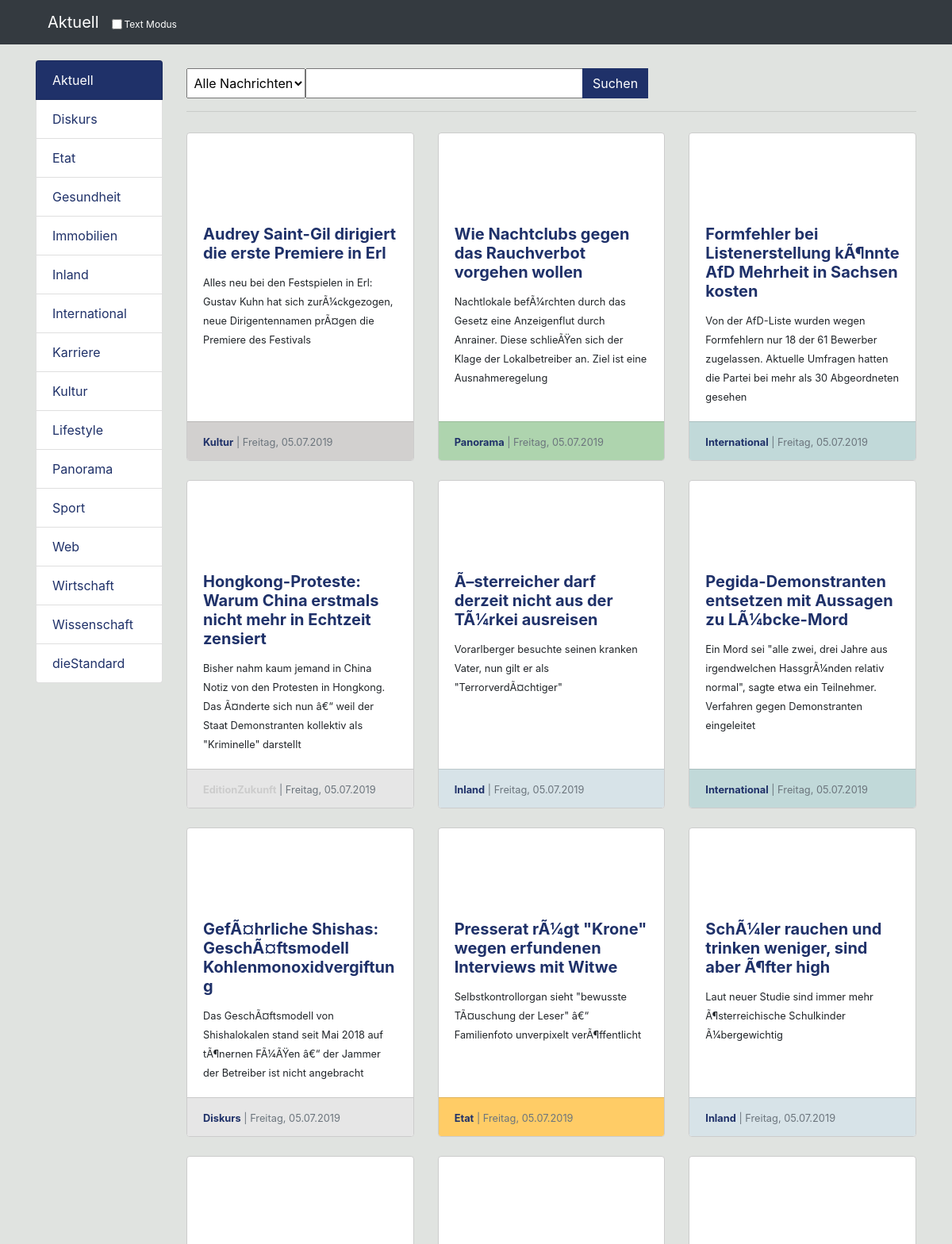
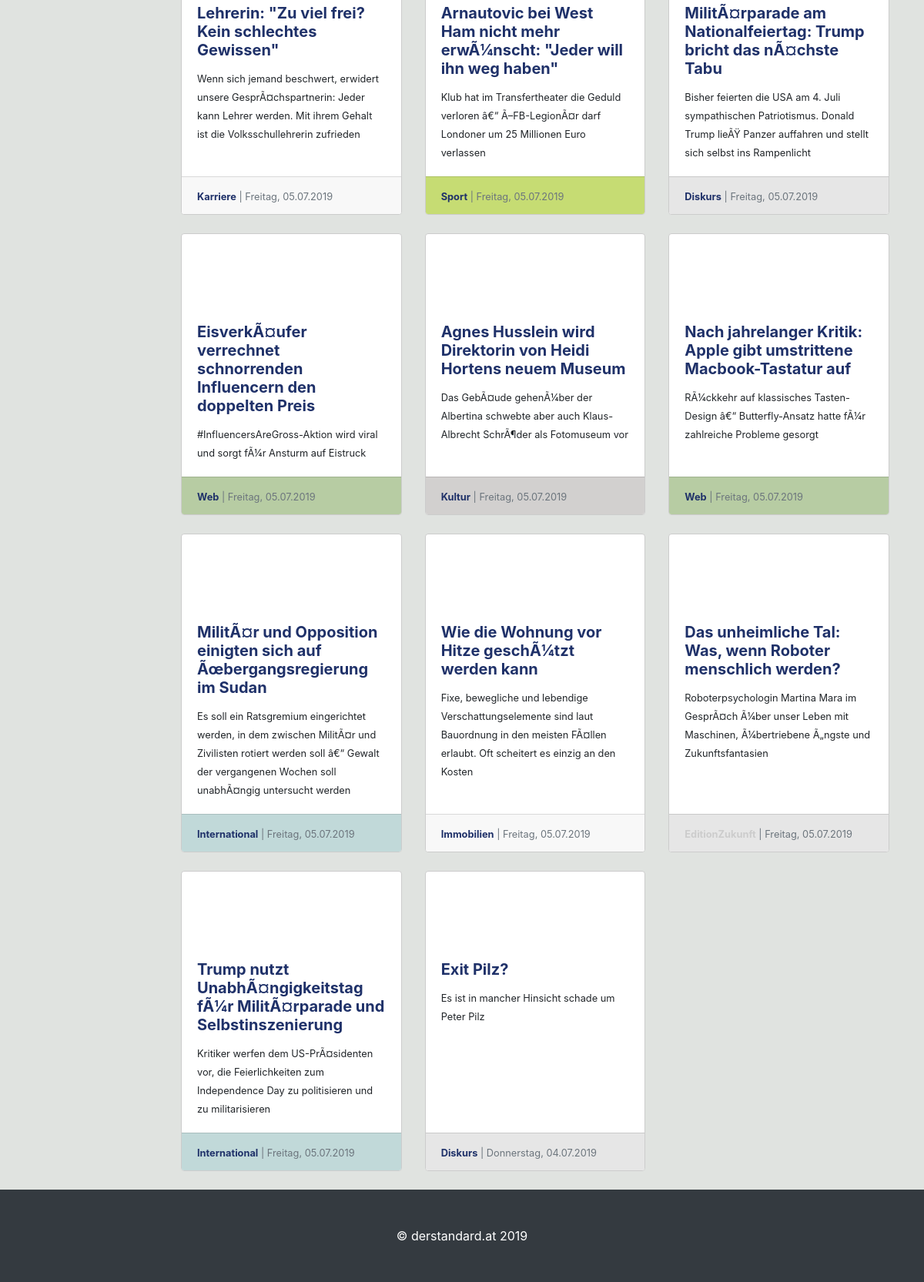
Before: / with the older database file (2 pictures, top to bottom).
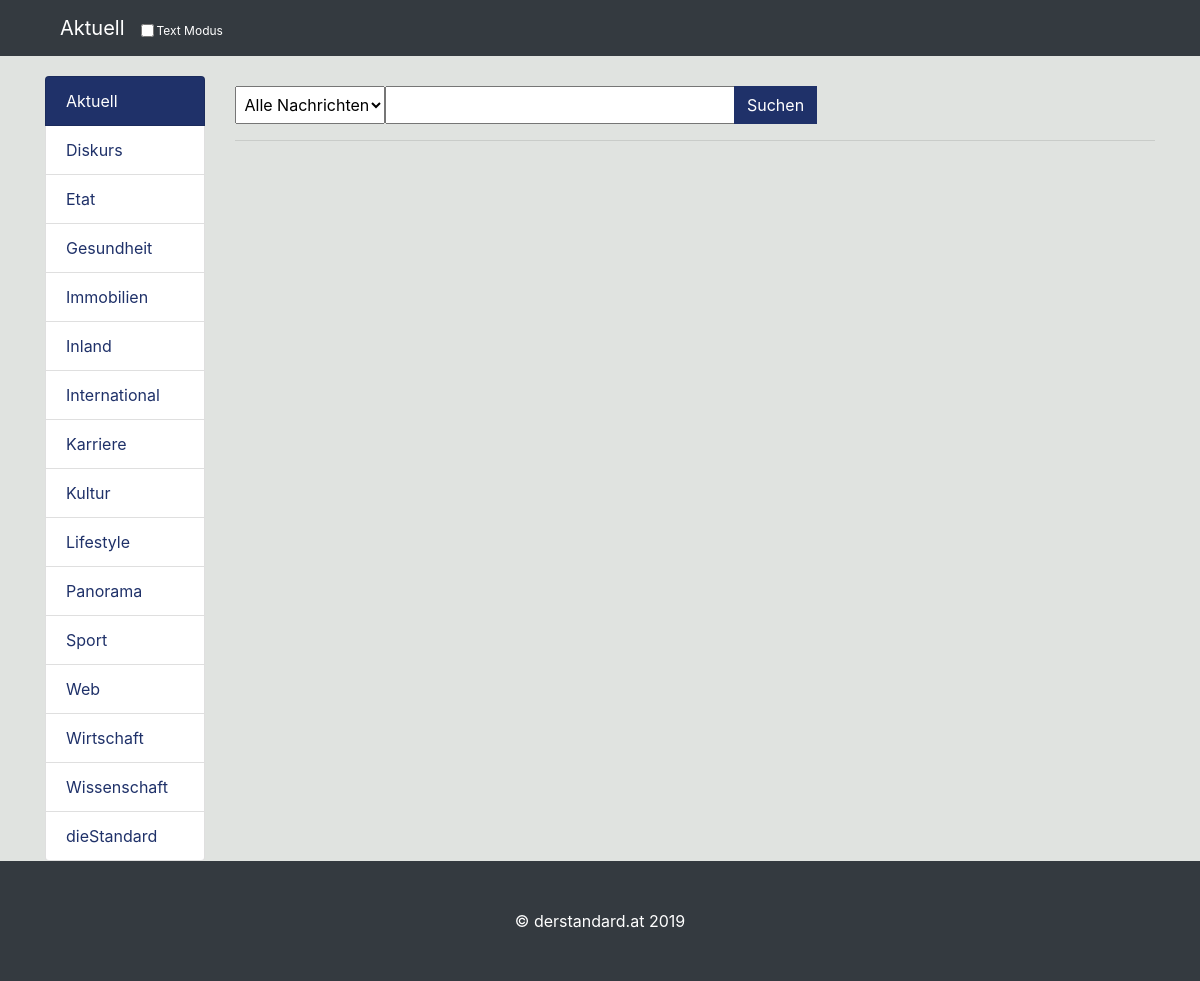
After: the same page with the newer database file.
### tables this page shows
CREATE TABLE IF NOT EXISTS `top_news` (
  `id` int(11) NOT NULL AUTO_INCREMENT,
  `category` varchar(255) NOT NULL,
  `title` varchar(255) NOT NULL,
  `description` text NOT NULL,
  `image` varchar(255) NOT NULL,
  `link` varchar(255) NOT NULL,
  `pubdate` varchar(255) NOT NULL,
  `date` varchar(255) NOT NULL,
  `timestamp` int(11) NOT NULL,
  `news_id` varchar(255) NOT NULL,
  PRIMARY KEY (`id`)
);

### index.php (the view, shortened to what this page needs)
<?php
	include("parser/config.php");
	$kategorie = $_REQUEST['kategorie'];
	$textmode = $_REQUEST['textmode'];
	$rubric_desc_sql = strtolower($kategorie);
	$limit = "104";
	if($kategorie != "Diskurs" and
	$kategorie != "Etat" and
	$kategorie != "Gesundheit" and
	$kategorie != "Immobilien" and
	$kategorie != "Inland" and
	$kategorie != "International" and
	$kategorie != "Karriere" and
	$kategorie != "Kultur" and
	$kategorie != "Lifestyle" and
	$kategorie != "Panorama" and
	$kategorie != "Sport" and
	$kategorie != "Web" and
	$kategorie != "Wirtschaft" and
	$kategorie != "Wissenschaft" and
	$kategorie != "dieStandard")
	{ $kategorie = ""; }
	if($kategorie == ""){ $rubric_desc_sql = "top_news"; $limit = "104"; }
	$sql_0 = "SELECT * FROM `".$rubric_desc_sql."` ORDER BY `timestamp` DESC LIMIT 0,".$limit." ";
	if ($result_0 = mysqli_query($dbmysqli,$sql_0))
	{
	while ($obj = mysqli_fetch_object($result_0)){
	$day_desc = date("l", $obj->timestamp);
	$day_desc = str_replace("Monday", "Montag", $day_desc);
	$day_desc = str_replace("Tuesday", "Dienstag", $day_desc);
	$day_desc = str_replace("Wednesday", "Mittwoch", $day_desc);
	$day_desc = str_replace("Thursday", "Donnerstag", $day_desc);
	$day_desc = str_replace("Friday", "Freitag", $day_desc);
	$day_desc = str_replace("Saturday", "Samstag", $day_desc);
	$day_desc = str_replace("Sunday", "Sonntag", $day_desc);
	$card_bg_color = "#FFFFFF";
	if($kategorie == "")
	{
	if($obj->category == "Diskurs"){ $card_bg_color = "#E6E6E6"; }
	if($obj->category == "Etat"){ $card_bg_color = "#FFCC66"; }
	if($obj->category == "EditionZukunft"){ $card_bg_color = "#E6E6E6"; }
	if($obj->category == "Immobilien"){ $card_bg_color = "#F8F8F8"; }
	if($obj->category == "Inland"){ $card_bg_color = "#D7E3E8"; }
	if($obj->category == "International"){ $card_bg_color = "#C1D9D9"; }
	if($obj->category == "Karriere"){ $card_bg_color = "#F8F8F8"; }
	if($obj->category == "Kultur"){ $card_bg_color = "#D2D0CF"; }
	if($obj->category == "Panorama"){ $card_bg_color = "#AED4AE"; }
	if($obj->category == "Sport"){ $card_bg_color = "#C6DC73"; }
	if($obj->category == "Web"){ $card_bg_color = "#B7CCA3"; }
	}
	if(!isset($content_items) or $content_items == ""){ $content_items = ""; }
	if($obj->category == "EditionZukunft"){ $cat_link = "<strong style=\"color:#ccc;\">".$obj->category."</strong>";
	} else {
	$cat_link = "<strong><a href=\"./?kategorie=".$obj->category."\">".$obj->category."</a></strong>";
	}
	if($textmode != "1")
	{
	$content_items = $content_items.'
	<div class="col-sm-6 col-md-4 col-lg-4 mb-4">
		<div id="'.$obj->id.'" class="card h-100">
		<div class="spacer_10"></div>
		  <div align="center" class="img-container">
		  <a href="'.$obj->link.'" target="_blank">
		  <img src="'.$obj->image.'" alt=""></a>
		  </div>
		  <div class="card-body">
			<h5 class="card-title">
			  <strong><a href="'.$obj->link.'" target="_blank">'.$obj->title.'</a></strong>
			</h5>
			<small>'.$obj->description.'</small>
		  </div>
		  <div class="card-footer" style="background-color:'.$card_bg_color.';">
			<small class="text-muted">'.$cat_link.' | '.$day_desc.', '.$obj->date.'</small>
		  </div>
		</div>
	  </div>
	';
	}
	}
	}
	if($kategorie == ""){ $active0 = "active"; } else { $active0 = ""; }
	if(preg_match("/\bdiskurs\b/i", $kategorie)){ $active1 = "active"; } else { $active1 = ""; }
	if(preg_match("/\betat\b/i", $kategorie)){ $active2 = "active"; } else { $active2 = ""; }
	if(preg_match("/\bgesundheit\b/i", $kategorie)){ $active3 = "active"; } else { $active3 = ""; }
	if(preg_match("/\bimmobilien\b/i", $kategorie)){ $active4 = "active"; } else { $active4 = ""; }
	if(preg_match("/\binland\b/i", $kategorie)){ $active5 = "active"; } else { $active5 = ""; }
	if(preg_match("/\binternational\b/i", $kategorie)){ $active6 = "active"; } else { $active6 = ""; }
	if(preg_match("/\bkarriere\b/i", $kategorie)){ $active7 = "active"; } else { $active7 = ""; }
	if(preg_match("/\bkultur\b/i", $kategorie)){ $active8 = "active"; } else { $active8 = ""; }
	if(preg_match("/\blifestyle\b/i", $kategorie)){ $active9 = "active"; } else { $active9 = ""; }
	if(preg_match("/\bpanorama\b/i", $kategorie)){ $active10 = "active"; } else { $active10 = ""; }
	if(preg_match("/\bsport\b/i", $kategorie)){ $active11 = "active"; } else { $active11 = ""; }
	if(preg_match("/\bweb\b/i", $kategorie)){ $active12 = "active"; } else { $active12 = ""; }
	if(preg_match("/\bwirtschaft\b/i", $kategorie)){ $active13 = "active"; } else { $active13 = ""; }
	if(preg_match("/\bwissenschaft\b/i", $kategorie)){ $active14 = "active"; } else { $active14 = ""; }
	if(preg_match("/\bdiestandard\b/i", $kategorie)){ $active15 = "active"; } else { $active15 = ""; }
?>
<!DOCTYPE html>
<html lang="en">
<head>
<link href="vendor/bootstrap/css/bootstrap.css" rel="stylesheet" type="text/css">
<link href="vendor/assets/font-awesome/css/font-awesome.min.css" rel="stylesheet" type="text/css">
<link href="css/style.css" rel="stylesheet">
</head>
<body id="page-top">
<nav class="navbar navbar-expand-lg navbar-dark bg-dark fixed-top">
  <div class="container"> <div style="padding-left:15px;"><a class="navbar-brand" href="./"><?php if($kategorie == ""){ echo "Aktuell"; } else { echo $kategorie; } ?></a></div>
    <div class="header-bar-content">
      <div class="sp1">
        <input id="view_mode" type="checkbox" onclick="change_view_mode();" <?php if($textmode == '1'){ echo 'checked'; }?>>
      </div>
      <div class="sp2"> Text Modus </div>
    </div>
  </div>
</nav>
<div class="container">
  <div class="row">
    <div class="col-lg-2">
      <div class="spacer_20"></div>
      <div class="list-group nav-bar"> <a href="./?kategorie=<?php if($textmode != ''){ echo '&textmode='.$textmode; }?>" class="list-group-item <?php echo $active0; ?>">Aktuell</a> <a href="./?kategorie=Diskurs<?php if($textmode != ''){ echo '&textmode='.$textmode; }?>" class="list-group-item <?php echo $active1; ?>">Diskurs</a> <a href="./?kategorie=Etat<?php if($textmode != ''){ echo '&textmode='.$textmode; }?>" class="list-group-item <?php echo $active2; ?>">Etat</a> <a href="./?kategorie=Gesundheit<?php if($textmode != ''){ echo '&textmode='.$textmode; }?>" class="list-group-item <?php echo $active3; ?>">Gesundheit</a> <a href="./?kategorie=Immobilien<?php if($textmode != ''){ echo '&textmode='.$textmode; }?>" class="list-group-item <?php echo $active4; ?>">Immobilien</a> <a href="./?kategorie=Inland<?php if($textmode != ''){ echo '&textmode='.$textmode; }?>" class="list-group-item <?php echo $active5; ?>">Inland</a> <a href="./?kategorie=International<?php if($textmode != ''){ echo '&textmode='.$textmode; }?>" class="list-group-item <?php echo $active6; ?>">International</a> <a href="./?kategorie=Karriere<?php if($textmode != ''){ echo '&textmode='.$textmode; }?>" class="list-group-item <?php echo $active7; ?>">Karriere</a> <a href="./?kategorie=Kultur<?php if($textmode != ''){ echo '&textmode='.$textmode; }?>" class="list-group-item <?php echo $active8; ?>">Kultur</a> <a href="./?kategorie=Lifestyle<?php if($textmode != ''){ echo '&textmode='.$textmode; }?>" class="list-group-item <?php echo $active9; ?>">Lifestyle</a>
        <a href="./?kategorie=Panorama<?php if($textmode != ''){ echo '&textmode='.$textmode; }?>" class="list-group-item <?php echo $active10; ?>">Panorama</a>
        <a href="./?kategorie=Sport<?php if($textmode != ''){ echo '&textmode='.$textmode; }?>" class="list-group-item <?php echo $active11; ?>">Sport</a> <a href="./?kategorie=Web<?php if($textmode != ''){ echo '&textmode='.$textmode; }?>" class="list-group-item <?php echo $active12; ?>">Web</a> <a href="./?kategorie=Wirtschaft<?php if($textmode != ''){ echo '&textmode='.$textmode; }?>" class="list-group-item <?php echo $active13; ?>">Wirtschaft</a> <a href="./?kategorie=Wissenschaft<?php if($textmode != ''){ echo '&textmode='.$textmode; }?>" class="list-group-item <?php echo $active14; ?>">Wissenschaft</a> <a href="./?kategorie=dieStandard<?php if($textmode != ''){ echo '&textmode='.$textmode; }?>" class="list-group-item <?php echo $active15; ?>">dieStandard</a> </div>
    </div>
    <div class="col-lg-10">
      <div class="spacer_30"></div>
      <div class="row">
        <div class="col-lg-12">
          <div class="input-group">
            <select class="input-group-dropdown" style="width:150px;" id="search_category">
              <option value="alle" selected>&nbsp;Alle Nachrichten</option>
            </select>
            <input class="input-group-field" id="term" type="text" style="width:350px" accept-charset=utf-8>
            <span class="input-group-append">
            <button type="button" class="btn btn-default" onclick="search_news();">Suchen</button>
            <span style="color:#0066FF; padding-left:20px;"> <span id="chevron" style="display:none;"> </span>
            </span> </span> </div>
          <hr>
        </div>
      </div>
      <div class="spacer_10"></div>
      <div class="row"> <?php echo $content_items; ?> </div>
    </div>
  </div>
</div>
<footer class="py-5 bg-dark">
  <div class="container">
    <p class="m-0 text-center text-white">&copy; derstandard.at <?php echo date("Y"); ?></p>
  </div>
</footer>
</body>
</html>

### css/style.css (style rules this page uses)
body { padding-top: 56px; }
.spacer_10 { clear: both; width:100%; height: 10px; }
.spacer_20 { clear: both; width:100%; height: 20px; }
.spacer_30 { clear: both; width:100%; height: 30px; }
.header-bar-content { width: auto; color: #FFF; font-size: 12px; padding-top: 8px; }
.header-bar-content .sp1 { width: auto; float: left; padding-top: 2px; }
.header-bar-content .sp2 { width: auto; float: left; padding-left: 3px; }
.img-container { width: 150px; height: 85px; margin-left: auto; margin-right: auto; overflow: hidden; }

Changed rows visible on the page:
removed top_news: title "Audrey Saint-Gil dirigiert die erste Premiere in Erl", description "Alles neu bei den Festspielen in Erl: Gustav Kuhn hat sich zurÃ¼ckgezogen, neue Dirigentennamen prÃ¤gen die Premiere des Festivals", category "Kultur", timestamp "Freitag", date "05.07.2019"
removed top_news: title "Wie Nachtclubs gegen das Rauchverbot vorgehen wollen", description "Nachtlokale befÃ¼rchten durch das Gesetz eine Anzeigenflut durch Anrainer. Diese schlieÃŸen sich der Klage der Lokalbetreiber an. Ziel ist eine Ausnahmeregelung", category "Panorama", timestamp "Freitag", date "05.07.2019"
removed top_news: title "Formfehler bei Listenerstellung kÃ¶nnte AfD Mehrheit in Sachsen kosten", description "Von der AfD-Liste wurden wegen Formfehlern nur 18 der 61 Bewerber zugelassen. Aktuelle Umfragen hatten die Partei bei mehr als 30 Abgeordneten gesehen", category "International", timestamp "Freitag", date "05.07.2019"
removed top_news: title "Hongkong-Proteste: Warum China erstmals nicht mehr in Echtzeit zensiert", description "Bisher nahm kaum jemand in China Notiz von den Protesten in Hongkong. Das Ã¤nderte sich nun â€“ weil der Staat Demonstranten kollektiv als \"Kriminelle\" darstellt", category "EditionZukunft", timestamp "Freitag", date "05.07.2019"
removed top_news: title "Ã–sterreicher darf derzeit nicht aus der TÃ¼rkei ausreisen", description "Vorarlberger besuchte seinen kranken Vater, nun gilt er als \"TerrorverdÃ¤chtiger\"", category "Inland", timestamp "Freitag", date "05.07.2019"
removed top_news: title "Pegida-Demonstranten entsetzen mit Aussagen zu LÃ¼bcke-Mord", description "Ein Mord sei \"alle zwei, drei Jahre aus irgendwelchen HassgrÃ¼nden relativ normal\", sagte etwa ein Teilnehmer. Verfahren gegen Demonstranten eingeleitet", category "International", timestamp "Freitag", date "05.07.2019"
removed top_news: title "GefÃ¤hrliche Shishas: GeschÃ¤ftsmodell Kohlenmonoxidvergiftung", description "Das GeschÃ¤ftsmodell von Shishalokalen stand seit Mai 2018 auf tÃ¶nernen FÃ¼ÃŸen â€“ der Jammer der Betreiber ist nicht angebracht", category "Diskurs", timestamp "Freitag", date "05.07.2019"
removed top_news: title "Presserat rÃ¼gt \"Krone\" wegen erfundenen Interviews mit Witwe", description "Selbstkontrollorgan sieht \"bewusste TÃ¤uschung der Leser\" â€“ Familienfoto unverpixelt verÃ¶ffentlicht", category "Etat", timestamp "Freitag", date "05.07.2019"
removed top_news: title "SchÃ¼ler rauchen und trinken weniger, sind aber Ã¶fter high", description "Laut neuer Studie sind immer mehr Ã¶sterreichische Schulkinder Ã¼bergewichtig", category "Inland", timestamp "Freitag", date "05.07.2019"
removed top_news: title "Lehrerin: \"Zu viel frei? Kein schlechtes Gewissen\"", description "Wenn sich jemand beschwert, erwidert unsere GesprÃ¤chspartnerin: Jeder kann Lehrer werden. Mit ihrem Gehalt ist die Volksschullehrerin zufrieden", category "Karriere", timestamp "Freitag", date "05.07.2019"
removed top_news: title "Arnautovic bei West Ham nicht mehr erwÃ¼nscht: \"Jeder will ihn weg haben\"", description "Klub hat im Transfertheater die Geduld verloren â€“ Ã–FB-LegionÃ¤r darf Londoner um 25 Millionen Euro verlassen", category "Sport", timestamp "Freitag", date "05.07.2019"
removed top_news: title "MilitÃ¤rparade am Nationalfeiertag: Trump bricht das nÃ¤chste Tabu", description "Bisher feierten die USA am 4. Juli sympathischen Patriotismus. Donald Trump lieÃŸ Panzer auffahren und stellt sich selbst ins Rampenlicht", category "Diskurs", timestamp "Freitag", date "05.07.2019"
removed top_news: title "EisverkÃ¤ufer verrechnet schnorrenden Influencern den doppelten Preis", description "#InfluencersAreGross-Aktion wird viral und sorgt fÃ¼r Ansturm auf Eistruck", category "Web", timestamp "Freitag", date "05.07.2019"
removed top_news: title "Agnes Husslein wird Direktorin von Heidi Hortens neuem Museum", description "Das GebÃ¤ude gehenÃ¼ber der Albertina schwebte aber auch Klaus-Albrecht SchrÃ¶der als Fotomuseum vor", category "Kultur", timestamp "Freitag", date "05.07.2019"
removed top_news: title "Nach jahrelanger Kritik: Apple gibt umstrittene Macbook-Tastatur auf", description "RÃ¼ckkehr auf klassisches Tasten-Design â€“ Butterfly-Ansatz hatte fÃ¼r zahlreiche Probleme gesorgt", category "Web", timestamp "Freitag", date "05.07.2019"
removed top_news: title "MilitÃ¤r und Opposition einigten sich auf Ãœbergangsregierung im Sudan", description "Es soll ein Ratsgremium eingerichtet werden, in dem zwischen MilitÃ¤r und Zivilisten rotiert werden soll â€“ Gewalt der vergangenen Wochen soll unabhÃ¤ngig untersucht werden", category "International", timestamp "Freitag", date "05.07.2019"
removed top_news: title "Wie die Wohnung vor Hitze geschÃ¼tzt werden kann", description "Fixe, bewegliche und lebendige Verschattungselemente sind laut Bauordnung in den meisten FÃ¤llen erlaubt. Oft scheitert es einzig an den Kosten", category "Immobilien", timestamp "Freitag", date "05.07.2019"
removed top_news: title "Das unheimliche Tal: Was, wenn Roboter menschlich werden?", description "Roboterpsychologin Martina Mara im GesprÃ¤ch Ã¼ber unser Leben mit Maschinen, Ã¼bertriebene Ã„ngste und Zukunftsfantasien", category "EditionZukunft", timestamp "Freitag", date "05.07.2019"
removed top_news: title "Trump nutzt UnabhÃ¤ngigkeitstag fÃ¼r MilitÃ¤rparade und Selbstinszenierung", description "Kritiker werfen dem US-PrÃ¤sidenten vor, die Feierlichkeiten zum Independence Day zu politisieren und zu militarisieren", category "International", timestamp "Freitag", date "05.07.2019"
removed top_news: title "Exit Pilz?", description "Es ist in mancher Hinsicht schade um Peter Pilz", category "Diskurs", timestamp "Donnerstag", date "04.07.2019"
